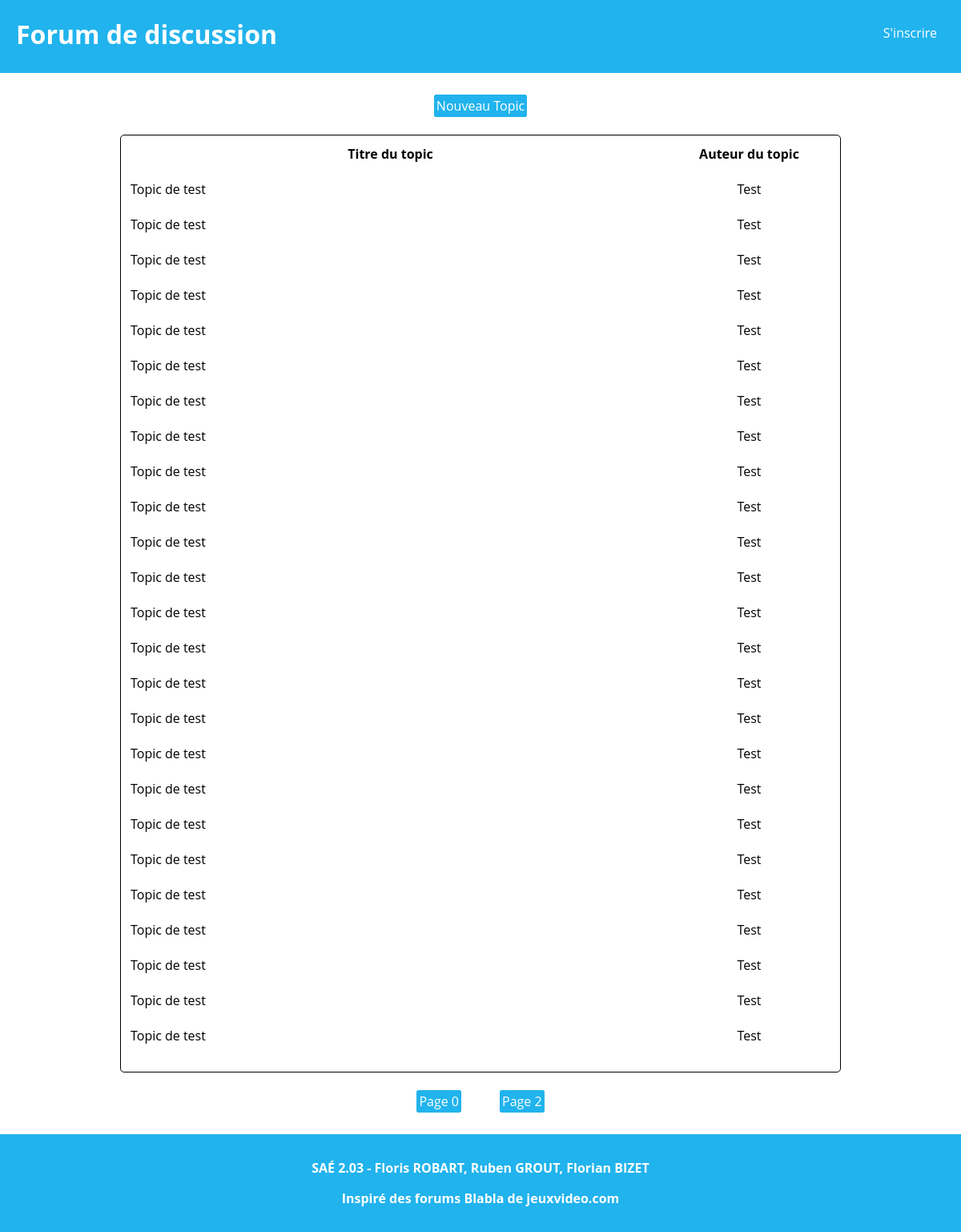
Before: / with the older database file.
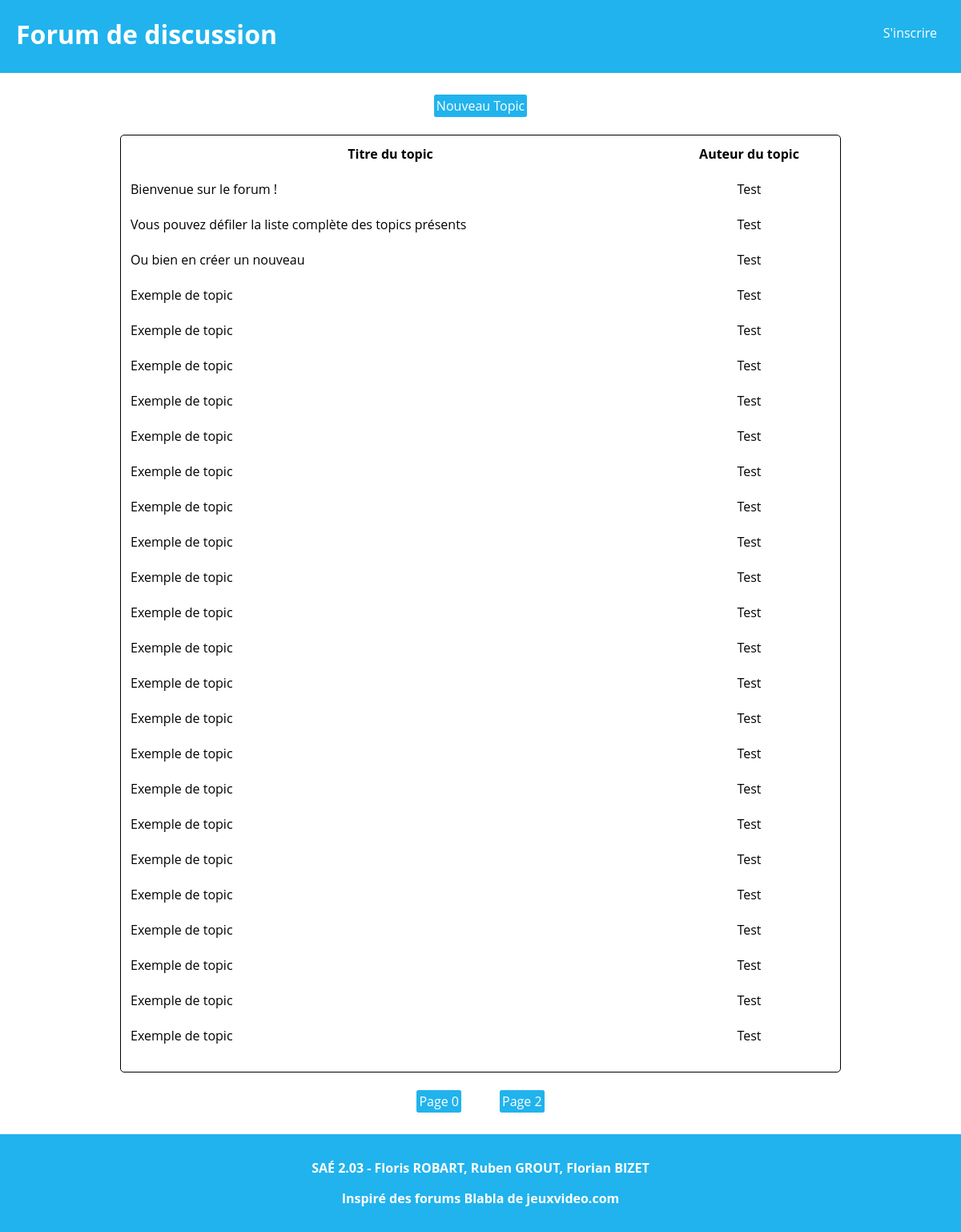
After: the same page with the newer database file.
### tables this page shows
CREATE TABLE Topic (
    idTopic INT PRIMARY KEY NOT NULL AUTO_INCREMENT,
    titre   VARCHAR(200),
    contenu TEXT,
    idUser  INT REFERENCES Users(idUser)
);

CREATE TABLE Users (
    idUser INT  PRIMARY KEY NOT NULL AUTO_INCREMENT,
    pseudo  VARCHAR(60),
    hashMdp VARCHAR(255),
    UNIQUE(pseudo)
);

### html/index.php (the view, shortened to what this page needs)
<!DOCTYPE html>
<?php
$dbuser = 'review_site';
$dbpass = 'JxSLRkdutW';
$conn = new mysqli("localhost", $dbuser, $dbpass, "forum");
$page = $_GET["page"];
$topicCount = 25;
if ($page == null) {$page = 1;}
$query = "SELECT t.*, u.pseudo FROM Topic t JOIN Users u ON t.idUser = u.idUser ORDER BY idTopic DESC LIMIT " . ($topicCount*($page-1)) . "," . ($topicCount*$page) . ";";
$queryResult = $conn->query($query);
?>
<html>
	<head>
		<link rel="stylesheet" href="style.css"/>
	</head>
	<body>
		<header>
			<h1><a href="index.php">Forum de discussion</a></h1>
			<a href="inscription.html">S'inscrire</a>
		</header>
		<main>
			<a href="ecrireTopic.html">Nouveau Topic</a>
			<table>
				<tr>
					<th>Titre du topic</th>
					<th>Auteur du topic</th>
				</tr>
				<?php
					do {
						$resultArray = $queryResult->fetch_array();
						echo "<tr>";
						echo "	<td class='topicTitle'><a href=\"topic.php?topicid=". $resultArray["idTopic"] .  "\">" . $resultArray["titre"] . "</a></td>";
						echo "	<td>" . $resultArray["pseudo"] . "</td>";
						echo "</tr>";
					} while ($resultArray);
				?>
			</table>
			<?php
				echo "<a href='index.php?page=" . ($page-1) . "'>Page " . ($page-1) . "</a>";
				echo "<a href='index.php?page=" . ($page+1) . "'>Page " . ($page+1) . "</a>";
			?>
		</main>
		<footer>
			<p>SAÉ 2.03 - Floris ROBART, Ruben GROUT, Florian BIZET</p>
			<p>Inspiré des forums Blabla de jeuxvideo.com</p>
		</footer>
	</body>
</html>

### html/style.css (style rules this page uses)
html, body { font-family: "Open Sans"; margin: 0; padding: 0; }
header { color: white; background-color: #21b3ed; width: 100%; margin-bottom: 2.5%; }
header h1 { display: inline-block; margin-left: 20px; }
header > a { text-decoration: none; color: white; float: right; padding: 30px; }
header a { text-decoration: none; color: white; float: right; }
main { text-align: center; }
main > a, main > a:visited { background-color: #21b3ed; color: white; padding: 2px; border: solid #21b3ed 1px; border-radius: 3px; text-decoration: none; margin: 2%; }
table { margin-left: auto; margin-right: auto; width: 75%; border: solid black 1px; border-radius: 5px; margin-top: 25px; margin-bottom: 25px; }
.topicTitle { width : 75%; text-align: left; }
th, td { padding: 10px; }
td a { color: black; text-decoration: none; }
footer { color: white; background-color: #21b3ed; width: 100%; margin-top: 2.5%; text-align: center; font-weight: bold; padding-top: 1.25%; padding-bottom: 1.25%; }

Changed rows visible on the page:
no longer on this page (row edited): topic: titre "Topic de test", idUser.pseudo "Test"
no longer on this page (row edited): topic: titre "Topic de test", idUser.pseudo "Test"
no longer on this page (row edited): topic: titre "Topic de test", idUser.pseudo "Test"
added topic: titre "Bienvenue sur le forum !", idUser.pseudo "Test"
added topic: titre "Vous pouvez défiler la liste complète des topics présents", idUser.pseudo "Test"
added topic: titre "Ou bien en créer un nouveau", idUser.pseudo "Test"
changed topic (number 4 of 25 on the later page): titre "Topic de test" → "Exemple de topic"
changed topic (number 5 of 25 on the later page): titre "Topic de test" → "Exemple de topic"
changed topic (number 6 of 25 on the later page): titre "Topic de test" → "Exemple de topic"
changed topic (number 7 of 25 on the later page): titre "Topic de test" → "Exemple de topic"
changed topic (number 8 of 25 on the later page): titre "Topic de test" → "Exemple de topic"
changed topic (number 9 of 25 on the later page): titre "Topic de test" → "Exemple de topic"
changed topic (number 10 of 25 on the later page): titre "Topic de test" → "Exemple de topic"
changed topic (number 11 of 25 on the later page): titre "Topic de test" → "Exemple de topic"
changed topic (number 12 of 25 on the later page): titre "Topic de test" → "Exemple de topic"
changed topic (number 13 of 25 on the later page): titre "Topic de test" → "Exemple de topic"
changed topic (number 14 of 25 on the later page): titre "Topic de test" → "Exemple de topic"
changed topic (number 15 of 25 on the later page): titre "Topic de test" → "Exemple de topic"
changed topic (number 16 of 25 on the later page): titre "Topic de test" → "Exemple de topic"
changed topic (number 17 of 25 on the later page): titre "Topic de test" → "Exemple de topic"
changed topic (number 18 of 25 on the later page): titre "Topic de test" → "Exemple de topic"
changed topic (number 19 of 25 on the later page): titre "Topic de test" → "Exemple de topic"
changed topic (number 20 of 25 on the later page): titre "Topic de test" → "Exemple de topic"
changed topic (number 21 of 25 on the later page): titre "Topic de test" → "Exemple de topic"
changed topic (number 22 of 25 on the later page): titre "Topic de test" → "Exemple de topic"
changed topic (number 23 of 25 on the later page): titre "Topic de test" → "Exemple de topic"
changed topic (number 24 of 25 on the later page): titre "Topic de test" → "Exemple de topic"
changed topic (number 25 of 25 on the later page): titre "Topic de test" → "Exemple de topic"
